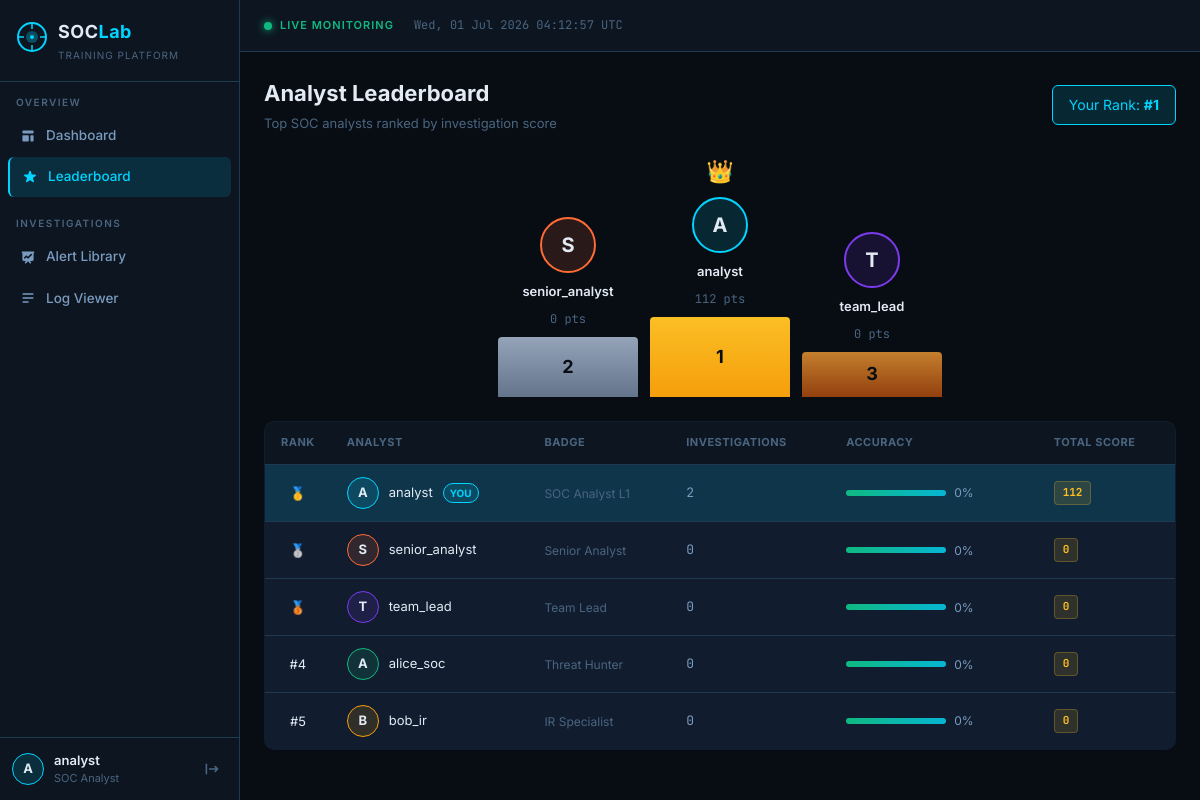
/leaderboard (signed in), run on the app's committed database.
### tables this page shows
CREATE TABLE users (
    id INTEGER PRIMARY KEY AUTOINCREMENT,
    username TEXT UNIQUE NOT NULL,
    password TEXT NOT NULL,
    email TEXT,
    role TEXT DEFAULT 'analyst',
    avatar_color TEXT DEFAULT '#00d4ff',
    badge TEXT DEFAULT 'Junior Analyst',
    last_login TEXT,
    created_at TEXT DEFAULT (datetime('now'))
);

### app.py (the view)
@app.route('/leaderboard')
@login_required
def leaderboard():
    board = query_db("""
        SELECT u.username, u.avatar_color, u.badge,
               COUNT(i.id) as completed,
               COALESCE(SUM(i.score), 0) as total_score,
               COALESCE(AVG(CASE WHEN i.verdict=a.expected_verdict THEN 100 ELSE 0 END), 0) as accuracy
        FROM users u
        LEFT JOIN investigations i ON i.analyst_id=u.id AND i.status='completed'
        LEFT JOIN alerts a ON i.alert_id=a.id
        GROUP BY u.id ORDER BY total_score DESC LIMIT 20
    """)
    uid = session['user_id']
    my_rank = None
    for idx, row in enumerate(board, 1):
        if row['username'] == session['username']:
            my_rank = idx
    return render_template('leaderboard.html', board=board, my_rank=my_rank)

### app.py (called while the page is built)
def get_db():
    conn = sqlite3.connect(DATABASE)
    conn.row_factory = sqlite3.Row
    return conn

def query_db(query, args=(), one=False):
    conn = get_db()
    cur = conn.execute(query, args)
    rv = cur.fetchall()
    conn.close()
    return (rv[0] if rv else None) if one else rv

def login_required(f):
    from functools import wraps
    @wraps(f)
    def decorated(*args, **kwargs):
        if 'user_id' not in session:
            return redirect(url_for('login'))
        return f(*args, **kwargs)
    return decorated

### templates/leaderboard.html (shortened to what this page needs)
{% extends "base.html" %}
{% block content %}
<div class="page-header">
    <div>
        <h1 class="page-title">Analyst Leaderboard</h1>
        <p class="page-sub">Top SOC analysts ranked by investigation score</p>
    </div>
    {% if my_rank %}
    <div class="my-rank-badge">Your Rank: <strong>#{{ my_rank }}</strong></div>
    {% endif %}
</div>
{% if board|length >= 3 %}
<div class="podium">
    <div class="podium-slot podium-2">
        <div class="podium-avatar" style="background: {{ board[1].avatar_color }}22; border-color: {{ board[1].avatar_color }};">
            {{ board[1].username[0].upper() }}
        </div>
        <div class="podium-name">{{ board[1].username }}</div>
        <div class="podium-score">{{ board[1].total_score }} pts</div>
        <div class="podium-block p2">2</div>
    </div>
    <div class="podium-slot podium-1">
        <div class="podium-crown">👑</div>
        <div class="podium-avatar" style="background: {{ board[0].avatar_color }}22; border-color: {{ board[0].avatar_color }};">
            {{ board[0].username[0].upper() }}
        </div>
        <div class="podium-name">{{ board[0].username }}</div>
        <div class="podium-score">{{ board[0].total_score }} pts</div>
        <div class="podium-block p1">1</div>
    </div>
    <div class="podium-slot podium-3">
        <div class="podium-avatar" style="background: {{ board[2].avatar_color }}22; border-color: {{ board[2].avatar_color }};">
            {{ board[2].username[0].upper() }}
        </div>
        <div class="podium-name">{{ board[2].username }}</div>
        <div class="podium-score">{{ board[2].total_score }} pts</div>
        <div class="podium-block p3">3</div>
    </div>
</div>
{% endif %}
<div class="leaderboard-table-wrap">
    <table class="leaderboard-table">
        <thead>
            <tr>
                <th>Rank</th>
                <th>Analyst</th>
                <th>Badge</th>
                <th>Investigations</th>
                <th>Accuracy</th>
                <th>Total Score</th>
            </tr>
        </thead>
        <tbody>
            {% for row in board %}
            <tr class="{% if row.username == session.username %}lb-my-row{% endif %}">
                <td class="lb-rank">
                    {% if loop.index == 1 %}🥇
                    {% elif loop.index == 2 %}🥈
                    {% elif loop.index == 3 %}🥉
                    {% else %}#{{ loop.index }}{% endif %}
                </td>
                <td class="lb-analyst">
                    <div class="lb-avatar" style="background: {{ row.avatar_color }}22; border-color: {{ row.avatar_color }};">
                        {{ row.username[0].upper() }}
                    </div>
                    <span>{{ row.username }}</span>
                    {% if row.username == session.username %}<span class="you-badge">YOU</span>{% endif %}
                </td>
                <td><span class="lb-badge">{{ row.badge }}</span></td>
                <td class="lb-count">{{ row.completed }}</td>
                <td class="lb-accuracy">
                    <div class="accuracy-bar-wrap">
                        <div class="accuracy-bar" style="width: {{ row.accuracy|int }}%"></div>
                        <span>{{ row.accuracy|int }}%</span>
                    </div>
                </td>
                <td class="lb-score"><span class="score-badge">{{ row.total_score }}</span></td>
            </tr>
            {% else %}
            <tr><td colspan="6" class="text-center text-muted">No analysts yet. Be the first!</td></tr>
            {% endfor %}
        </tbody>
    </table>
</div>
{% endblock %}

### static/css/main.css (style rules this page uses)
:root { --bg-900: #080d14; --bg-800: #0d1520; --bg-700: #111d2e; --bg-600: #162338; --bg-500: #1e2f45; --border: #1e3a52; --border-light: #243f5a; --text-primary: #e2eaf4; --text-secondary: #7a9bbf; --text-muted: #4a6580; --accent: #00d4ff; --accent-dim: #00d4ff22; --accent-glow: #00d4ff40; --green: #10b981; --green-dim: #10b98120; --red: #ef4444; --red-dim: #ef444420; --orange: #f59e0b; --orange-dim: #f59e0b20; --purple: #7c3aed; --purple-dim: #7c3aed20; --yellow: #eab308; --sev-critical: #ef4444; --sev-high: #f97316; --sev-medium: #f59e0b; --sev-low: #10b981; --sev-info: #3b82f6; --sidebar-w: 240px; --font-mono: 'JetBrains Mono', 'Fira Code', monospace; --font-ui: 'Inter', system-ui, sans-serif; --radius: 6px; --radius-lg: 10px; }
*, *::before, *::after { box-sizing: border-box; margin: 0; padding: 0; }
html { scroll-behavior: smooth; }
body { font-family: var(--font-ui); background: var(--bg-900); color: var(--text-primary); font-size: 14px; line-height: 1.6; min-height: 100vh; }
.page-header { padding: 24px 24px 0; display: flex; align-items: flex-start; justify-content: space-between; gap: 16px; margin-bottom: 20px; }
.page-title { font-size: 22px; font-weight: 700; color: var(--text-primary); }
.page-sub { font-size: 13px; color: var(--text-muted); margin-top: 2px; }
.score-badge { display: inline-block; background: #fbbf2420; color: #fbbf24; border: 1px solid #fbbf2440; padding: 2px 8px; border-radius: 4px; font-size: 11px; font-weight: 700; }
.my-rank-badge { padding: 8px 16px; background: var(--accent-dim); color: var(--accent); border: 1px solid var(--accent); border-radius: var(--radius); font-size: 14px; align-self: center; }
.podium { display: flex; align-items: flex-end; justify-content: center; gap: 12px; padding: 0 24px 24px; }
.podium-slot { display: flex; flex-direction: column; align-items: center; gap: 8px; width: 140px; }
.podium-crown { font-size: 22px; }
.podium-avatar { width: 56px; height: 56px; border-radius: 50%; display: flex; align-items: center; justify-content: center; font-size: 20px; font-weight: 700; border: 2px solid; }
.podium-name { font-size: 13px; font-weight: 600; color: var(--text-primary); }
.podium-score { font-size: 12px; color: var(--text-muted); font-family: var(--font-mono); }
.podium-block { width: 100%; border-radius: 4px 4px 0 0; display: flex; align-items: center; justify-content: center; font-size: 18px; font-weight: 700; color: var(--bg-900); }
.p1 { height: 80px; background: linear-gradient(180deg, #fbbf24, #f59e0b); }
.p2 { height: 60px; background: linear-gradient(180deg, #94a3b8, #64748b); }
.p3 { height: 45px; background: linear-gradient(180deg, #c47f2e, #92400e); }
.leaderboard-table-wrap { padding: 0 24px 24px; }
.leaderboard-table { width: 100%; border-collapse: collapse; background: var(--bg-700); border: 1px solid var(--border); border-radius: var(--radius-lg); overflow: hidden; }
.leaderboard-table th { padding: 12px 16px; text-align: left; font-size: 11px; font-weight: 700; color: var(--text-muted); text-transform: uppercase; letter-spacing: 0.5px; background: var(--bg-800); border-bottom: 1px solid var(--border); }
.leaderboard-table td { padding: 12px 16px; border-bottom: 1px solid var(--border); font-size: 13px; }
.leaderboard-table tr:last-child td { border-bottom: none; }
.lb-my-row td { background: var(--accent-dim); }
.lb-rank { font-size: 16px; text-align: center; width: 60px; }
.lb-analyst { display: flex; align-items: center; gap: 10px; }
.lb-avatar { width: 32px; height: 32px; border-radius: 50%; display: flex; align-items: center; justify-content: center; font-size: 13px; font-weight: 700; border: 1.5px solid; flex-shrink: 0; }
.you-badge { background: var(--accent-dim); color: var(--accent); border: 1px solid var(--accent); padding: 1px 6px; border-radius: 20px; font-size: 10px; font-weight: 700; }
.lb-badge { font-size: 12px; color: var(--text-muted); }
.lb-count { font-family: var(--font-mono); color: var(--text-secondary); }
.accuracy-bar-wrap { display: flex; align-items: center; gap: 8px; width: 140px; }
.accuracy-bar { flex: 1; height: 6px; background: linear-gradient(90deg, var(--green), #06b6d4); border-radius: 3px; min-width: 2px; }
.accuracy-bar-wrap span { font-size: 12px; color: var(--text-secondary); width: 32px; }
.lb-score { font-family: var(--font-mono); font-weight: 700; }

### data on the page
users: username "S", username "senior_analyst", badge "Senior Analyst", completed "0", accuracy "0", total_score "0"
users: username "A", username "analyst", shows "YOU", badge "SOC Analyst L1", completed "2", accuracy "0", total_score "112"
users: username "T", username "team_lead", badge "Team Lead", completed "0", accuracy "0", total_score "0"
users: username "A", username "alice_soc", badge "Threat Hunter", completed "0", accuracy "0", total_score "0"
users: username "B", username "bob_ir", badge "IR Specialist", completed "0", accuracy "0", total_score "0"

### other printed values
{{ session.get('username', 'A')[0].upper() }} "A"
{{ session.get('username') }} "analyst"
{{ my_rank }} "1"
{{ board[1].total_score }} "0"
{{ board[0].total_score }} "112"
{{ board[2].total_score }} "0"
